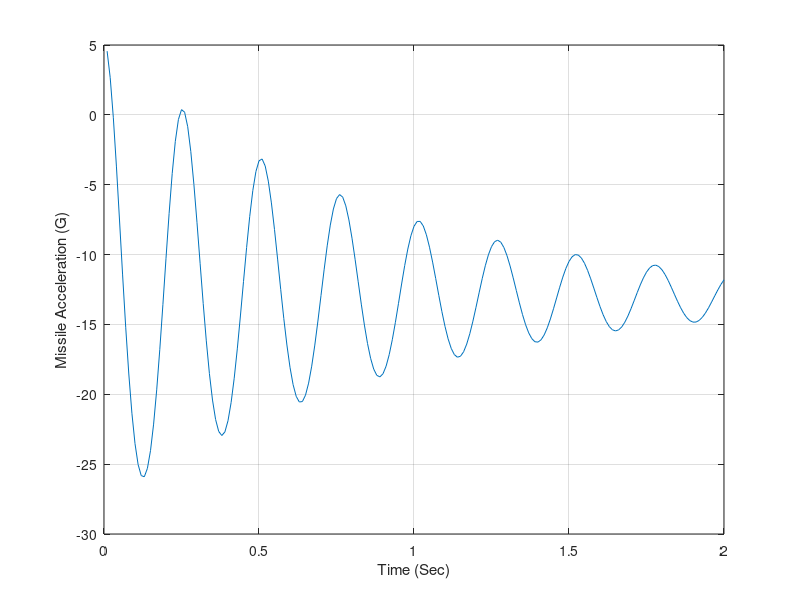
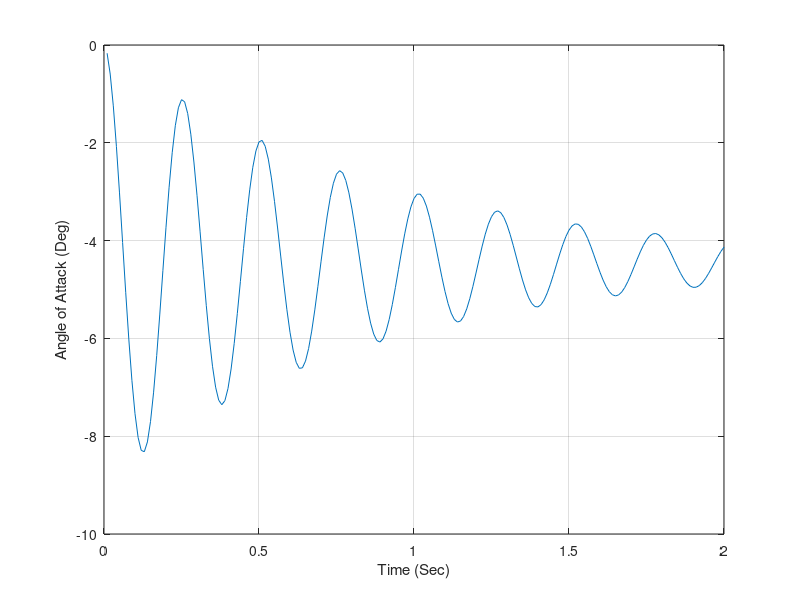

Source code (MATLAB) for these figures, in order:
n=0;
VM=3000.; %미사일 속도
A=1000.;% 소리 속도
XMACH=VM/A; %마하 값
B=sqrt(XMACH^2-1);% normal force 방정식 매개변수

DEL=5./57.3; % 5도 deflection = 5*PI/360

DIAM=1.; %동체 지름
FR=3.; %Radome 길이
XL=20.; % 로켓 길이
XHL=19.5; % Hinge까지 길이
XCG=10.; % 무게중심까지 길이 (가정)

CTW=0.; % Wing tip length
CRW=6.; % Wing root length
HW=2.; % Wing height

CTT=0.; % Tail tip length
CRT=2.; % Tail root length
HT=2.; % Tail height

XN=4.;
WGT=1000.;% weight missile

ALT=0.;
if ALT<=30000.
    RHO=.002378*exp(-ALT/30000.);% 밀도
else
    RHO=.0034*exp(-ALT/22000.); % 밀도
end

SREF=3.1416*DIAM*DIAM/4.;%Reference area
S_WING=.5*HW*(CTW+CRW);% wing area
S_TAIL=.5*HT*(CTT+CRT);% tail area

XLP=FR*DIAM; %L'

SPLAN=(XL-XLP)*DIAM+1.33*XLP*DIAM/2.; %Planform Area

AN=.67*XLP*DIAM; % nose Area(?)
AB=(XL-XLP)*DIAM; % Body Area

XCPN=2*XLP/3; % nose의 압력중심
XCPB=(.67*AN*XLP+AB*(XLP+.5*(XL-XLP)))/(AN+AB); % body의 압력중심
XCPW=XLP+XN+.7*CRW-.2*CTW; % wing의 압력중심

XIYY=WGT*(3*((DIAM/2)^2)+XL*XL)/(12*32.2); % 미사일 관성 모멘트

TMP1=(XCG-XCPW)/DIAM;
TMP2=(XCG-XHL)/DIAM;
TMP3=(XCG-XCPB)/DIAM;
TMP4=(XCG-XCPN)/DIAM;

Q=.5*RHO*VM*VM; %동력압력
THD=0; %theta dot

ALF=0;% angle of attack

T=0; % time
H=.0025; %time step
S=0.;
while T<1.99999
    THD_OLD=THD;
    ALF_OLD=ALF;
    STEP=1;
    FLAG=0;
    while STEP<=1
        if FLAG==1
            STEP=2;
            THD=THD+H*THDD;
            ALF=ALF+H*ALFD;
            T=T+H;
        end

        %Normal force coefficient
        CN=2*ALF+1.5*SPLAN*ALF*ALF/SREF+8*S_WING*ALF/(B*SREF)+8*S_TAIL*(ALF+DEL)/(B*SREF);
        %Normal force coefficient
        CM=2*ALF*TMP4+1.5*SPLAN*ALF*ALF*TMP3/SREF+8*S_WING*ALF*TMP1/(B*SREF)+8*S_TAIL*(ALF+DEL)*TMP2/(B*SREF);

        XNL=32.2*Q*SREF*CN/WGT; % normal 가속도 nB
        THDD=Q*SREF*DIAM*CM/XIYY; % 각가속도 theta_dotdot

        ALFD=THD-XNL/VM; % alpha dot
        FLAG=1;
    end
    FLAG=0;
    THD=.5*(THD_OLD+THD+H*THDD); %second order runge-kutta method (w1=0.5, w2 =0.5)
    ALF=.5*(ALF_OLD+ALF+H*ALFD); %second order runge-kutta method (w1=0.5, w2 =0.5)
    S=S+H;
    if S>=.0099999 %4번마다 한번씩 기록
        S=0.;
        n=n+1;
        ArrayT(n)=T;
        ArrayXNLG(n)=XNL/32.2;
        ArrayALFDEG(n)=ALF*57.3;
    end
end
figure
plot(ArrayT,ArrayXNLG),grid
xlabel('Time (Sec)')
ylabel('Missile Acceleration (G)')
figure
plot(ArrayT,ArrayALFDEG),grid
xlabel('Time (Sec)')
ylabel('Angle of Attack (Deg)')
clc
output=[ArrayT,ArrayXNLG,ArrayALFDEG];
